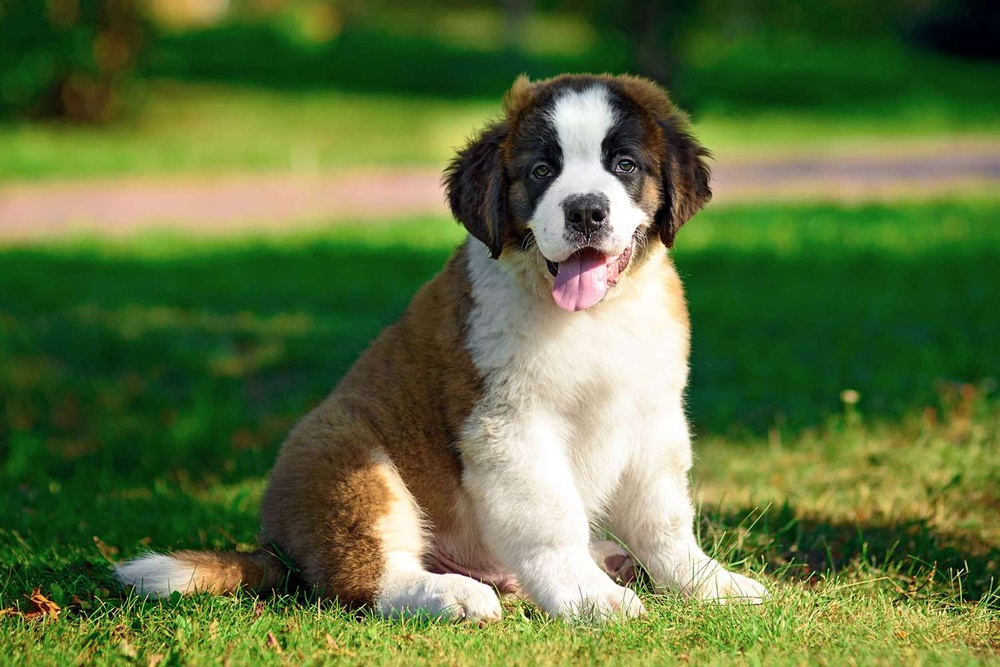
#> input picture cwiczenia_01_04_2025_numpy/puppy_numpy.jpg, 1000 x 667 px, shrunk from 1500 x 1000 before the run
$ python zadanie3.py
#> lines starting #> are read from the running program, lines starting #| are printed output that depends on the picture
import cv2

image = cv2.imread("puppy_numpy.jpg")
#> image is the input picture: shape (667, 1000, 3); mean B, G, R 62.7, 114.3, 94.4
height, width = image.shape[:2]
#> height = 667; width = 1000

right_half = image[:, width//2:]
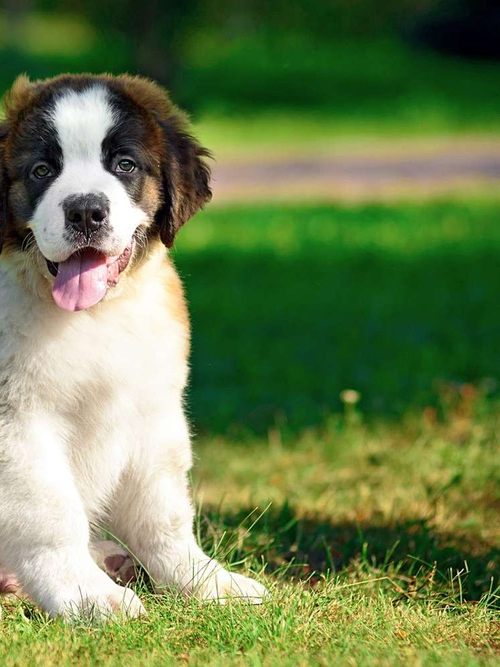
#> right_half: shape (667, 500, 3); mean B, G, R 78.1, 127.2, 107.7


cv2.imshow("Right side", right_half)
cv2.waitKey(0)
cv2.destroyAllWindows()

$ run again, with cwiczenia_01_04_2025_numpy/tsunoda.jpeg copied over cwiczenia_01_04_2025_numpy/puppy_numpy.jpg
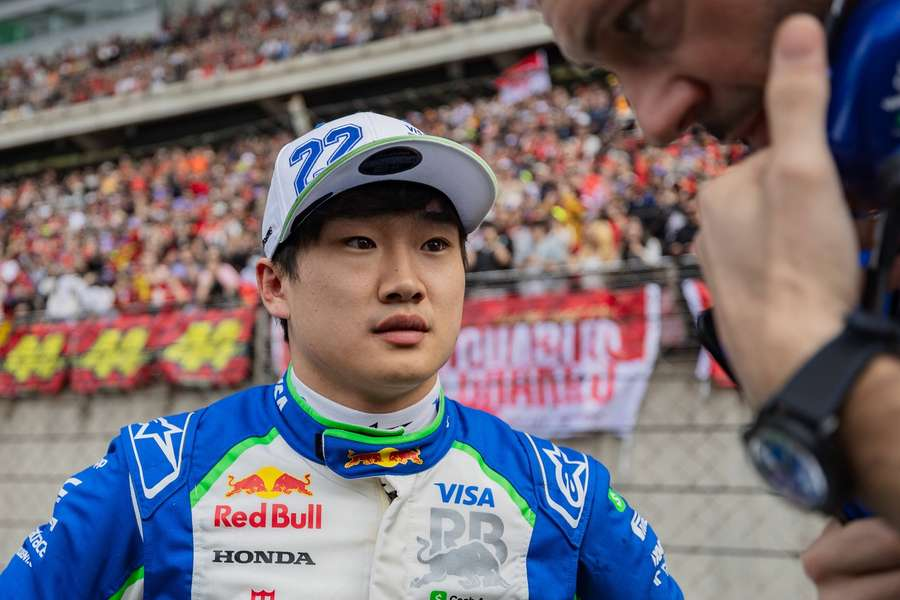
#> input picture cwiczenia_01_04_2025_numpy/tsunoda.jpeg, 900 x 600 px
#> image is the input picture: shape (600, 900, 3); mean B, G, R 113.9, 108.8, 118.4
#> `right_half = image[:, width//2:]`:
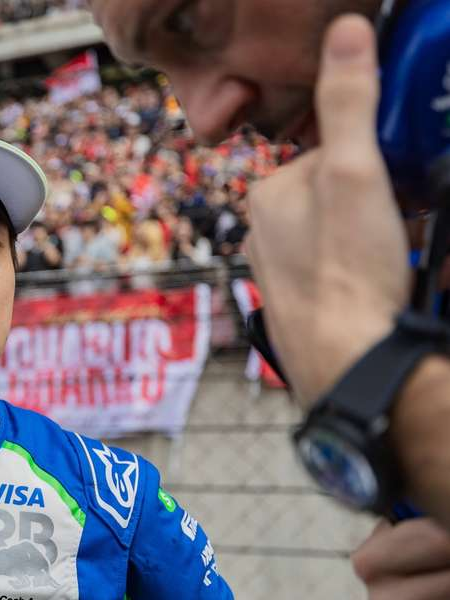
#> right_half: shape (600, 450, 3); mean B, G, R 110, 103.9, 116.7
